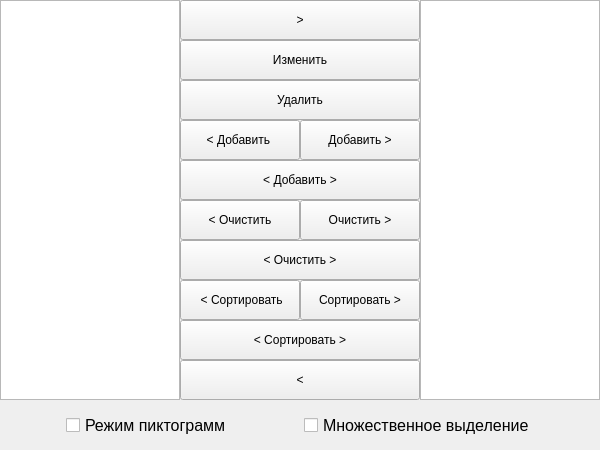
<?xml version="1.0" encoding="UTF-8"?>
<ui version="4.0">
 <class>MainWindow</class>
 <widget class="QMainWindow" name="MainWindow">
  <property name="geometry">
   <rect>
    <x>0</x>
    <y>0</y>
    <width>600</width>
    <height>450</height>
   </rect>
  </property>
  <property name="windowTitle">
   <string>MainWindow</string>
  </property>
  <widget class="QWidget" name="centralwidget">
   <widget class="QListWidget" name="leftListWidget">
    <property name="geometry">
     <rect>
      <x>0</x>
      <y>0</y>
      <width>180</width>
      <height>400</height>
     </rect>
    </property>
   </widget>
   <widget class="QListWidget" name="rightListWidget">
    <property name="geometry">
     <rect>
      <x>420</x>
      <y>0</y>
      <width>180</width>
      <height>400</height>
     </rect>
    </property>
   </widget>
   <widget class="QPushButton" name="leftToRightButton">
    <property name="geometry">
     <rect>
      <x>180</x>
      <y>0</y>
      <width>240</width>
      <height>40</height>
     </rect>
    </property>
    <property name="text">
     <string>&gt;</string>
    </property>
   </widget>
   <widget class="QPushButton" name="rightToLeftButton">
    <property name="geometry">
     <rect>
      <x>180</x>
      <y>360</y>
      <width>240</width>
      <height>40</height>
     </rect>
    </property>
    <property name="text">
     <string>&lt;</string>
    </property>
   </widget>
   <widget class="QPushButton" name="addLeftButton">
    <property name="geometry">
     <rect>
      <x>180</x>
      <y>120</y>
      <width>120</width>
      <height>40</height>
     </rect>
    </property>
    <property name="text">
     <string>&lt; Добавить </string>
    </property>
   </widget>
   <widget class="QPushButton" name="deleteButton">
    <property name="geometry">
     <rect>
      <x>180</x>
      <y>80</y>
      <width>240</width>
      <height>40</height>
     </rect>
    </property>
    <property name="styleSheet">
     <string notr="true"/>
    </property>
    <property name="text">
     <string>Удалить</string>
    </property>
   </widget>
   <widget class="QPushButton" name="clearAllButton">
    <property name="geometry">
     <rect>
      <x>180</x>
      <y>240</y>
      <width>240</width>
      <height>40</height>
     </rect>
    </property>
    <property name="text">
     <string>&lt; Очистить &gt;</string>
    </property>
   </widget>
   <widget class="QPushButton" name="editButton">
    <property name="geometry">
     <rect>
      <x>180</x>
      <y>40</y>
      <width>240</width>
      <height>40</height>
     </rect>
    </property>
    <property name="styleSheet">
     <string notr="true"/>
    </property>
    <property name="text">
     <string>Изменить</string>
    </property>
   </widget>
   <widget class="QPushButton" name="sortLeftButton">
    <property name="geometry">
     <rect>
      <x>180</x>
      <y>280</y>
      <width>120</width>
      <height>40</height>
     </rect>
    </property>
    <property name="text">
     <string> &lt; Сортировать</string>
    </property>
   </widget>
   <widget class="QPushButton" name="addRightButton">
    <property name="geometry">
     <rect>
      <x>300</x>
      <y>120</y>
      <width>120</width>
      <height>40</height>
     </rect>
    </property>
    <property name="text">
     <string>Добавить &gt;</string>
    </property>
    <property name="checkable">
     <bool>false</bool>
    </property>
   </widget>
   <widget class="QPushButton" name="addAllButton">
    <property name="geometry">
     <rect>
      <x>180</x>
      <y>160</y>
      <width>240</width>
      <height>40</height>
     </rect>
    </property>
    <property name="text">
     <string>&lt; Добавить &gt;</string>
    </property>
    <property name="checkable">
     <bool>false</bool>
    </property>
   </widget>
   <widget class="QPushButton" name="sortRightButton">
    <property name="geometry">
     <rect>
      <x>300</x>
      <y>280</y>
      <width>120</width>
      <height>40</height>
     </rect>
    </property>
    <property name="text">
     <string>Сортировать &gt;</string>
    </property>
   </widget>
   <widget class="QPushButton" name="sortAllButton">
    <property name="geometry">
     <rect>
      <x>180</x>
      <y>320</y>
      <width>240</width>
      <height>40</height>
     </rect>
    </property>
    <property name="text">
     <string>&lt; Сортировать &gt;</string>
    </property>
   </widget>
   <widget class="QPushButton" name="clearRightButton">
    <property name="geometry">
     <rect>
      <x>300</x>
      <y>200</y>
      <width>120</width>
      <height>40</height>
     </rect>
    </property>
    <property name="text">
     <string>Очистить &gt;</string>
    </property>
   </widget>
   <widget class="QPushButton" name="clearLeftButton">
    <property name="geometry">
     <rect>
      <x>180</x>
      <y>200</y>
      <width>120</width>
      <height>40</height>
     </rect>
    </property>
    <property name="text">
     <string>&lt; Очистить</string>
    </property>
   </widget>
   <widget class="QWidget" name="horizontalLayoutWidget">
    <property name="geometry">
     <rect>
      <x>0</x>
      <y>400</y>
      <width>601</width>
      <height>51</height>
     </rect>
    </property>
    <layout class="QHBoxLayout" name="horizontalLayout">
     <property name="leftMargin">
      <number>0</number>
     </property>
     <property name="rightMargin">
      <number>0</number>
     </property>
     <item>
      <spacer name="horizontalSpacer">
       <property name="orientation">
        <enum>Qt::Horizontal</enum>
       </property>
       <property name="sizeHint" stdset="0">
        <size>
         <width>30</width>
         <height>20</height>
        </size>
       </property>
      </spacer>
     </item>
     <item>
      <widget class="QCheckBox" name="viewModeAllButton">
       <property name="font">
        <font>
         <pointsize>12</pointsize>
        </font>
       </property>
       <property name="text">
        <string>Режим пиктограмм</string>
       </property>
      </widget>
     </item>
     <item>
      <spacer name="horizontalSpacer_2">
       <property name="orientation">
        <enum>Qt::Horizontal</enum>
       </property>
       <property name="sizeHint" stdset="0">
        <size>
         <width>40</width>
         <height>20</height>
        </size>
       </property>
      </spacer>
     </item>
     <item>
      <widget class="QCheckBox" name="MultiSelectionButton">
       <property name="font">
        <font>
         <pointsize>12</pointsize>
        </font>
       </property>
       <property name="text">
        <string>Множественное выделение</string>
       </property>
      </widget>
     </item>
     <item>
      <spacer name="horizontalSpacer_3">
       <property name="orientation">
        <enum>Qt::Horizontal</enum>
       </property>
       <property name="sizeHint" stdset="0">
        <size>
         <width>20</width>
         <height>20</height>
        </size>
       </property>
      </spacer>
     </item>
    </layout>
   </widget>
  </widget>
 </widget>
 <resources/>
 <connections/>
</ui>
